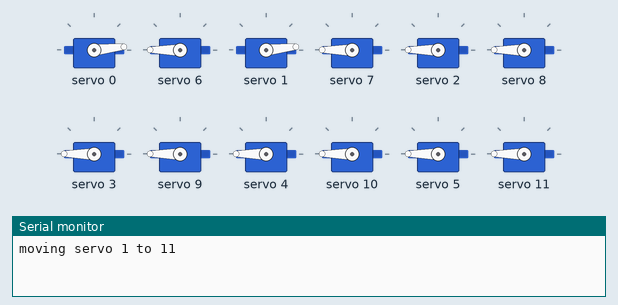
Recording of a sketch running on a simulated Arduino Uno, built with avr-gcc and run on an emulated ATmega328P. Parts: 12 × servo, the last lines printed to the serial monitor.

Above: at 0.08 s.
At 4.99 s:
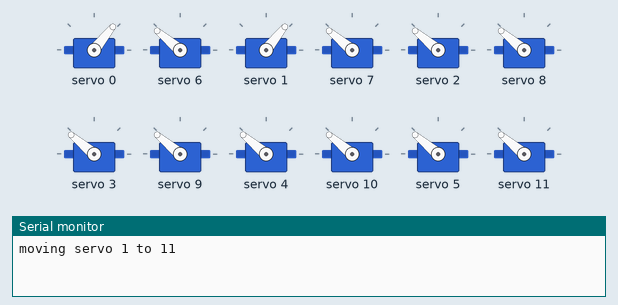
At 9.9 s:
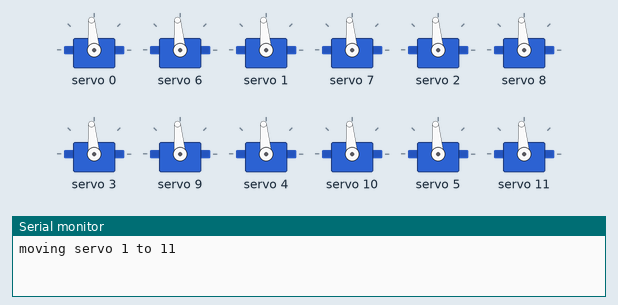
At 19.7 s:
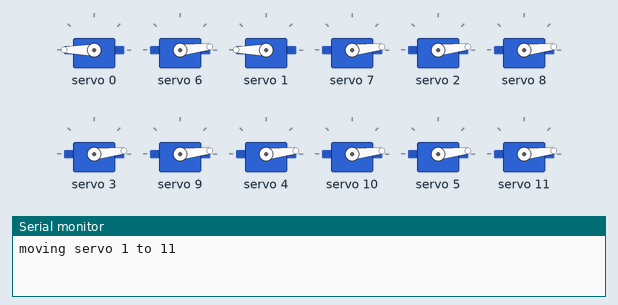
At 29.36 s:
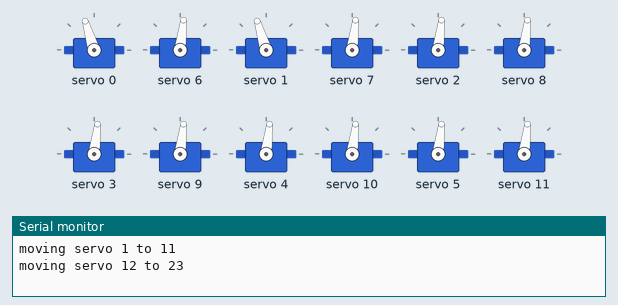
At 39.19 s:
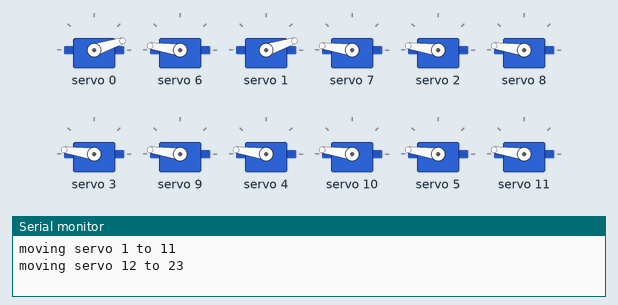
Timing chart, 0 to 40.0 s (numbered marks = the images above):
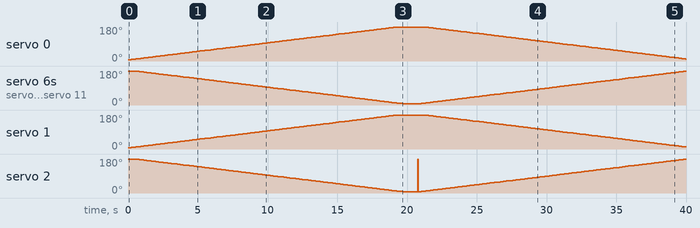

The sketch:

butterfly3.ino
```cpp
#include <Wire.h>
#include <Adafruit_PWMServoDriver.h>

#define SERVOMIN 150 // This is the 'minimum' pulse length count (out of 4096)
#define SERVOMAX 600 // This is the 'maximum' pulse length count (out of 4096)
int smoothDelay = 90;
int intervalDelay = 1000;

int bottomServos[12] = {0, 1, 2, 3, 4, 5, 12, 13, 14, 15, 16, 17};
int topServos[12] = {6, 7, 8, 9, 10, 11, 18, 19, 20, 21, 22, 23};

// Initialize the driver with the I2C address
Adafruit_PWMServoDriver pwm = Adafruit_PWMServoDriver();
void moveServoForward(int startServo, int endServo)
{
    // Slowly move all servos from 0 to 180 degrees
    for (int angle = 0; angle <= 180; angle++)
    {
        for (int servoNum = startServo; servoNum <= endServo; servoNum++)
        {
            int pulse = map(angle, 0, 180, SERVOMIN, SERVOMAX);
            pwm.setPWM(bottomServos[servoNum], 0, pulse);
            pulse = map(angle, 0, 180, SERVOMAX, SERVOMIN);
            pwm.setPWM(topServos[servoNum], 0, pulse);
        }
        delay(smoothDelay); // Delay for smooth movement
    }
}


void moveServoBackward(int startServo, int endServo)
{
    // Reverse the movement (180 to 0 degrees)
    for (int angle = 0; angle <= 180; angle++)
    {
        for (int servoNum = startServo; servoNum <= endServo; servoNum++)
        {
            int pulse = map(angle, 0, 180, SERVOMAX, SERVOMIN);
            pwm.setPWM(bottomServos[servoNum], 0, pulse);
            pulse = map(angle, 0, 180, SERVOMIN, SERVOMAX);
            pwm.setPWM(topServos[servoNum], 0, pulse);
        }
        delay(smoothDelay); // Delay for smooth movement
    }
}

void setup()
{
    Serial.begin(9600);

    pwm.begin();
    pwm.setPWMFreq(60); // Analog servos run at ~60 Hz updates

    delay(10);
}

void loop()
{
    Serial.println("moving servo 1 to 11");
    moveServoForward(0, 11); // Move servos 0 to 11 to 180 degrees
    delay(intervalDelay);    // Delay for 1 second
    Serial.println("moving servo 12 to 23");
    moveServoBackward(0, 11); // Move servos 12 to 23 from 180 degrees
    delay(intervalDelay);     // Delay for 1 second
}
```

Measured:
- by itself, servo 0: rises from 6° to 180° in 19.1 s, then falls to 10° in 20.8 s
- by itself, servo 1: rises from 6° to 180° in 19.1 s, then falls to 12° in 20.5 s
- by itself, servo 2: 180° → 179° at 0.57 s, → 178° 0.11 s later, → 177° 0.11 s later, → 176° 0.11 s later, … (318 changes in this stretch)
- by itself, servo 6–8, servo 3, servo 9, servo 4, servo 10, servo 5, servo 11: 180° → 179° at 0.57 s, → 178° 0.11 s later, → 177° 0.11 s later, → 176° 0.11 s later, … (316 changes in this stretch)
